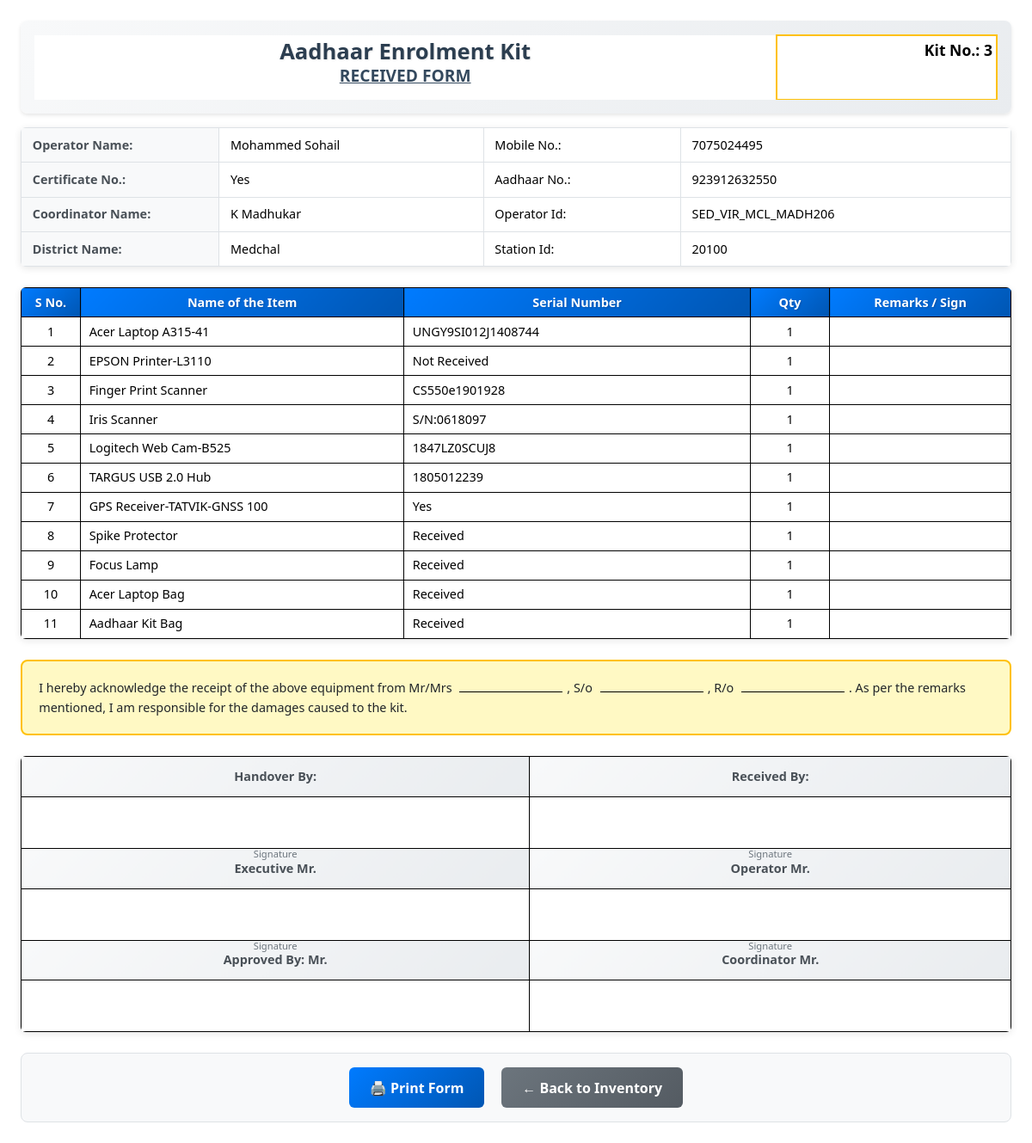
Screenshot of /kit-form/3 with the database file from the repository.
### app.py (models this page shows)
class KitsInventory(db.Model):
    __tablename__ = "kits_inventory"
    s_no              = db.Column(db.Integer, primary_key=True)
    kit_no            = db.Column(db.String(100), unique=True, nullable=False)
    station_id        = db.Column(db.String(100))
    laptop_sn         = db.Column(db.String(100))
    machine_id        = db.Column(db.String(100))
    printer           = db.Column(db.String(100))
    fingerprint       = db.Column(db.String(100))
    iris              = db.Column(db.String(100))
    camera            = db.Column(db.String(100))
    usb_hub           = db.Column(db.String(100))
    spike             = db.Column(db.String(100))
    gps_device        = db.Column(db.String(100))
    white_background  = db.Column(db.String(100))
    lamp_bulb         = db.Column(db.String(100))
    operator_name     = db.Column(db.String(100))
    user_code         = db.Column(db.String(100))
    aadhaar_number    = db.Column(db.String(100))
    mobile_number     = db.Column(db.String(100))
    cheque            = db.Column(db.String(100))
    nseit_certificate = db.Column(db.String(100))
    pvc               = db.Column(db.String(100))
    aadhaar           = db.Column(db.String(100))
    pan               = db.Column(db.String(100))
    declaration       = db.Column(db.String(100))
    education_certificate = db.Column(db.String(100))
    agreements        = db.Column(db.String(100))
    district          = db.Column(db.String(100))
    appointment_date  = db.Column(db.String(100))
    zonal_coordinator = db.Column(db.String(100))

### app.py (the view)
@app.route("/kit-form/<kit_no>")
def kit_form(kit_no):
    kit = KitsInventory.query.filter_by(kit_no=kit_no).first_or_404()
    items = [
        ("Acer Laptop A315-41",          kit.laptop_sn),
        ("EPSON Printer-L3110",          kit.printer or "NO"),
        ("Finger Print Scanner",         kit.fingerprint),
        ("Iris Scanner",                 kit.iris),
        ("Logitech Web Cam-B525",        kit.camera),
        ("TARGUS USB 2.0 Hub",           kit.usb_hub),
        ("GPS Receiver-TATVIK-GNSS 100", kit.gps_device),
        ("Spike Protector",              "Received"),
        ("Focus Lamp",                   "Received"),
        ("Acer Laptop Bag",              "Received"),
        ("Aadhaar Kit Bag",              "Received"),
    ]
    return render_template("kit_form.html", kit=kit, items=items)

### templates/kit_form.html (shortened to what this page needs)
<!DOCTYPE html>
<html lang="en">
<head>
    <link href="https://cdn.jsdelivr.net/npm/bootstrap@5.3.3/dist/css/bootstrap.min.css" rel="stylesheet">
</head>
<body>
    <div class="header-section">
        <table class="table table-sm mb-0">
            <tr>
                <td colspan="4" class="text-center border-0">
                    <h2>Aadhaar Enrolment Kit</h2>
                    <h4>RECEIVED FORM</h4>
                </td>
                <td colspan="2" class="kit-no">
                    Kit No.: {{ kit.kit_no }}
                </td>
            </tr>
        </table>
    </div>
    <table class="table table-sm info-table">
        <tr>
            <td>Operator Name:</td>
            <td>{{ kit.operator_name }}</td>
            <td>Mobile No.:</td>
            <td>{{ kit.mobile_number }}</td>
        </tr>
        <tr>
            <td>Certificate No.:</td>
            <td>{{ kit.nseit_certificate }}</td>
            <td>Aadhaar No.:</td>
            <td>{{ kit.aadhaar_number }}</td>
        </tr>
        <tr>
            <td>Coordinator Name:</td>
            <td>{{ kit.zonal_coordinator }}</td>
            <td>Operator Id:</td>
            <td>{{ kit.user_code }}</td>
        </tr>
        <tr>
            <td>District Name:</td>
            <td>{{ kit.district }}</td>
            <td>Station Id:</td>
            <td>{{ kit.station_id }}</td>
        </tr>
    </table>
    <table class="table table-sm items-table items border-all">
        <thead>
            <tr class="text-center">
                <th style="width:6%">S No.</th>
                <th>Name of the Item</th>
                <th style="width:35%">Serial Number</th>
                <th style="width:8%">Qty</th>
                <th>Remarks / Sign</th>
            </tr>
        </thead>
        <tbody>
            {% for n, sn in items %}
            <tr>
                <td class="text-center">{{ loop.index }}</td>
                <td>{{ n }}</td>
                <td>{{ sn }}</td>
                <td class="text-center">1</td>
                <td></td>
            </tr>
            {% endfor %}
        </tbody>
    </table>
    <div class="acknowledgment-section">
        I hereby acknowledge the receipt of the above equipment from Mr/Mrs
        <span class="blank-line"></span>,
        S/o <span class="blank-line"></span>,
        R/o <span class="blank-line"></span>.
        As per the remarks mentioned, I am responsible for the damages caused to the kit.
    </div>
    <table class="table table-sm signature-table border-all">
        <tr>
            <td class="fw-bold">Handover By:</td>
            <td class="fw-bold">Received By:</td>
        </tr>
        <tr>
            <td class="signature-space"></td>
            <td class="signature-space"></td>
        </tr>
        <tr>
            <td class="fw-bold">Executive Mr.</td>
            <td class="fw-bold">Operator Mr.</td>
        </tr>
        <tr>
            <td class="signature-space"></td>
            <td class="signature-space"></td>
        </tr>
        <tr>
            <td class="fw-bold">Approved By: Mr.</td>
            <td class="fw-bold">Coordinator Mr.</td>
        </tr>
        <tr>
            <td class="signature-space"></td>
            <td class="signature-space"></td>
        </tr>
    </table>
    <div class="no-print print-actions">
        <button class="btn btn-primary me-3" onclick="window.print()">
            🖨️ Print Form
        </button>
        <a class="btn btn-secondary" href="{{ url_for('index') }}">
            ← Back to Inventory
        </a>
    </div>
</body>
</html>

### templates/kit_form.html (style rules this page uses)
body { margin: 1.5rem; font-size: 0.9rem; font-family: 'Segoe UI', Tahoma, Geneva, Verdana, sans-serif; line-height: 1.4; }
.header-section { background: linear-gradient(135deg, #f8f9fa 0%, #e9ecef 100%); border-radius: 8px; padding: 1rem; margin-bottom: 1rem; box-shadow: 0 2px 4px rgba(0,0,0,0.1); }
h2 { margin: 0; font-weight: 700; color: #2c3e50; font-size: 1.6rem; text-shadow: 1px 1px 2px rgba(0,0,0,0.1); }
h4 { margin: 0; font-weight: 700; text-decoration: underline; margin-bottom: 0.8rem; color: #34495e; font-size: 1.2rem; }
.kit-no { text-align: right; font-weight: 700; font-size: 1.1rem; color: #e74c3c; background: #fff3cd; padding: 0.5rem; border-radius: 4px; border: 2px solid #ffc107; }
.info-table { background: #ffffff; border-radius: 6px; overflow: hidden; box-shadow: 0 2px 8px rgba(0,0,0,0.1); margin-bottom: 1.5rem; }
.info-table td { padding: 0.6rem 0.8rem; border: 1px solid #dee2e6; vertical-align: middle; }
.info-table td:first-child { background-color: #f8f9fa; font-weight: 600; color: #495057; width: 20%; }
.border-all td, .border-all th { border: 1px solid #000 !important; }
.items-table { background: #ffffff; border-radius: 6px; overflow: hidden; box-shadow: 0 2px 8px rgba(0,0,0,0.1); margin-bottom: 1.5rem; }
.items td, .items th { padding: 0.4rem 0.6rem; vertical-align: middle; }
.items thead th { background: linear-gradient(135deg, #007bff 0%, #0056b3 100%); color: white; font-weight: 600; text-shadow: 1px 1px 2px rgba(0,0,0,0.2); }
.items tbody tr:nth-child(even) { background-color: #f8f9fa; }
.acknowledgment-section { background: #fff9c4; border: 2px solid #ffc107; border-radius: 8px; padding: 1.2rem; margin-bottom: 1.5rem; font-weight: 500; line-height: 1.6; }
.signature-table { background: #ffffff; border-radius: 6px; overflow: hidden; box-shadow: 0 2px 8px rgba(0,0,0,0.1); margin-bottom: 1.5rem; }
.signature-table td { padding: 0.8rem; text-align: center; border: 1px solid #000; vertical-align: middle; }
.signature-table .fw-bold { background: linear-gradient(135deg, #f8f9fa 0%, #e9ecef 100%); font-weight: 700; color: #495057; }
.signature-space { height: 60px; border-bottom: 2px dotted #6c757d !important; position: relative; }
.signature-space::after { content: "Signature"; position: absolute; bottom: -15px; left: 50%; transform: translateX(-50%); font-size: 0.7rem; color: #6c757d; }
.blank-line { display: inline-block; border-bottom: 1px solid #000; min-width: 120px; margin: 0 5px; }
.btn-primary { background: linear-gradient(135deg, #007bff 0%, #0056b3 100%); border: none; padding: 0.7rem 1.5rem; border-radius: 6px; font-weight: 600; transition: all 0.3s ease; }
.btn-secondary { background: linear-gradient(135deg, #6c757d 0%, #545b62 100%); border: none; padding: 0.7rem 1.5rem; border-radius: 6px; font-weight: 600; transition: all 0.3s ease; }
.print-actions { text-align: center; padding: 1rem; background: #f8f9fa; border-radius: 8px; border: 1px solid #dee2e6; }

### rows the page displays
KitsInventory: kit_no "3", operator_name "Mohammed Sohail", mobile_number "7075024495", nseit_certificate "Yes", aadhaar_number "923912632550", zonal_coordinator "K Madhukar", user_code "SED_VIR_MCL_MADH206", district "Medchal", station_id "20100", n "Acer Laptop A315-41", laptop_sn "UNGY9SI012J1408744", n "EPSON Printer-L3110", printer "Not Received", n "Finger Print Scanner", fingerprint "CS550e1901928", n "Iris Scanner", iris "S/N:0618097", n "Logitech Web Cam-B525", camera "1847LZ0SCUJ8", n "TARGUS USB 2.0 Hub", usb_hub "1805012239", n "GPS Receiver-TATVIK-GNSS 100", gps_device "Yes"

### other values shown
{{ n }} "Spike Protector" "Focus Lamp" "Acer Laptop Bag" "Aadhaar Kit Bag"
{{ sn }} "Received" "Received" "Received" "Received"
